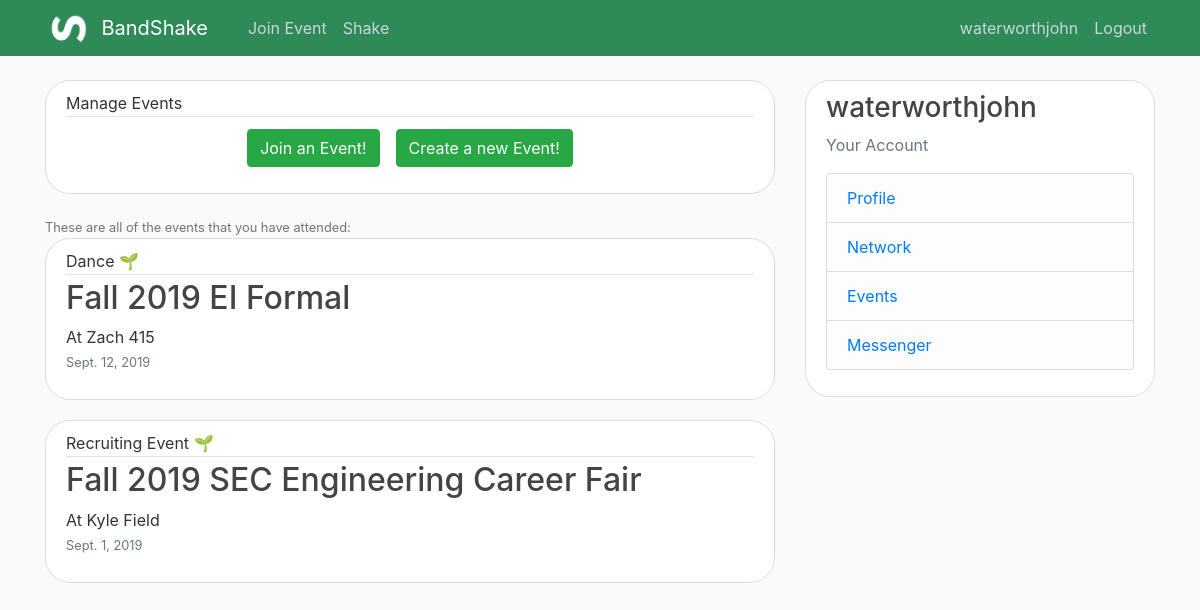
Screenshot of /events/ (signed in) with the database file from the repository.
### shakes/models.py (models this page shows, shortened)
class attendance(models.Model):
    person = models.ForeignKey(User, on_delete= models.CASCADE, null=True)
    event = models.ForeignKey(event, on_delete= models.SET_NULL, null=True)
    band = models.ForeignKey(band, on_delete= models.SET_NULL, null=True)
    userType = models.CharField(max_length=4, default="0")
    date = models.DateTimeField(default=timezone.now)
    fileShared = models.ForeignKey(flyer, on_delete=models.SET_NULL, null=True)

class event(models.Model):
    name = models.CharField(max_length=100)
    startTime = models.DateField()
    endTime = models.DateField()
    location = models.CharField(max_length=100)
    type = models.CharField(max_length=50)

### shakes/views.py (the view)
# urls.py: path('events/', EventsView.as_view(), name="events"),
class EventsView(LoginRequiredMixin, ListView):
    model = attendance
    template_name = 'shakes/events.html'
    context_object_name = 'events'
    def get_context_data(self, **kwargs):
        user = self.request.user
        context = super().get_context_data(**kwargs)
        context['events'] = attendance.objects.filter(person=user).order_by('-date')
        return context

### shakes/templates/shakes/events.html
{% extends "shakes/base.html" %}
{% load crispy_forms_tags %}
{% block content %}
      <article class="media content-section">
              <div class="media-body">
                <div class="article-metadata">
                  Manage Events
                </div>
                <h2>
                    <div class="d-flex justify-content-center">
                        <button type="button" class="btn btn-success m-2" onclick="joinEventPage()">Join an Event!</button>
                        <button type="button" class="btn btn-success m-2" onclick="createEventPage()">Create a new Event!</button>
                    </div>
                </h2>
              </div>
        </article>
        <small class="text-muted mb-6">
            These are all of the events that you have attended:
        </small>
        {% for event in events %}
            <article class="media content-section">
              <div class="media-body">
                <div class="article-metadata">
                  {{ event.event.type }} &#x1F331
                </div>
                <h2>
                    {{ event.event.name }}
                </h2>
                <p class="article-content"> At {{ event.event.location }}
                    <small class="text-muted">{{ event.event.startTime}}</small>
                </p>
              </div>
        </article>
        {% endfor %}
{% endblock content %}

### shakes/templates/shakes/base.html (shortened to what this page needs)
<!DOCTYPE html>
<html>
<head>
    <link rel="stylesheet"
          href="https://stackpath.bootstrapcdn.com/bootstrap/4.3.1/css/bootstrap.min.css"
>
    <link rel = "stylesheet"
         type = "text/css"
         href = "/static/shakes/homepage.css" />
</head>
<body>
    <header class="site-header">
      <nav class="navbar navbar-expand-md navbar-dark bg-steel fixed-top">
        <div class="container">
            <img src="/media/mainLogo.PNG" style="height: 40px" class="img-fluid. max-width: 100% mr-2">
          <a class="navbar-brand mr-2" href="/">BandShake</a>
          <div class="collapse navbar-collapse" id="navbarToggle">
            <div class="navbar-nav mr-auto">
              <a class="nav-item nav-link ml-4" href={% url 'home-connect' %}>Join Event</a>
              <a class="nav-item nav-link" href={% url 'post-ai' %}>Shake</a>
            </div>
            <div class="navbar-nav">
                {% if user.is_authenticated %}
                    <a class="nav-item nav-link" href={% url 'profile' %}>{{ user }}</a>
                    <a class="nav-item nav-link" href={% url 'logout' %}>Logout</a>
                {% else  %}
                    <a class="nav-item nav-link" href={% url 'login' %}>Login</a>
                    <a class="nav-item nav-link" href={% url 'register' %}>Register</a>
                {% endif %}
            </div>
          </div>
        </div>
      </nav>
    </header>
    <main role="main" class="container">
      <div class="row">
        <div class="col-md-8", id="feed">
            {% block content %}{% endblock %}
        </div>
        <div class="col-md-4">
          <div class="content-section">
              {% if user.is_authenticated %}
                <h3>{{ user }}</h3>
                <p class='text-muted'>Your Account
                  <ul class="list-group">
                      <li class="list-group-item list-group-item-light"><a href={% url 'profile' %}>Profile</a></li>
                    <li class="list-group-item list-group-item-light"><a href={% url 'network' %}>Network</a></li>
                    <li class="list-group-item list-group-item-light"><a href={% url 'events' %}>Events</a></li>
                    <li class="list-group-item list-group-item-light"><a href={% url 'messenger' %}>Messenger</a></li>
                  </ul>
              {% else %}
                <h3>Create an Account to Start Networking Today!</h3>
                  <a class="nav-item nav-link" href={% url 'login' %}>Login</a>
                  <a class="nav-item nav-link" href={% url 'register' %}>Register</a>
              {% endif %}
            </p>
          </div>
        </div>
      </div> </main>  <script src="https://stackpath.bootstrapcdn.com/bootstrap/4.3.1/js/bootstrap.min.js"></script>
</body>
</html>

### static/shakes/homepage.css (style rules this page uses)
body { background: #fafafa; color: #333333; margin-top: 5rem; }
h1, h2, h3, h4, h5, h6 { color: #444444; }
ul { margin: 0; }
.bg-steel { background-color: seagreen; }
.mr-2 { color: seagreen; }
.nav-item { color: seagreen; }
.site-header .navbar-nav .nav-link { color: #cbd5db; }
.content-section { background: #ffffff; padding: 10px 20px; border: 1px solid #dddddd; border-radius: 3px; margin-bottom: 20px; }
.article-content { white-space: pre-line; }
.article-metadata { padding-bottom: 1px; margin-bottom: 4px; border-bottom: 1px solid #e3e3e3 }
.content-section { border-radius: 25px; }

### rows the page displays
attendance: event.type "Dance", event.name "Fall 2019 EI Formal", event.location "Zach 415", event.startTime "Sept. 12, 2019"
attendance: event.type "Recruiting Event", event.name "Fall 2019 SEC Engineering Career Fair", event.location "Kyle Field", event.startTime "Sept. 1, 2019"

### other values shown
{{ user }} "waterworthjohn"
